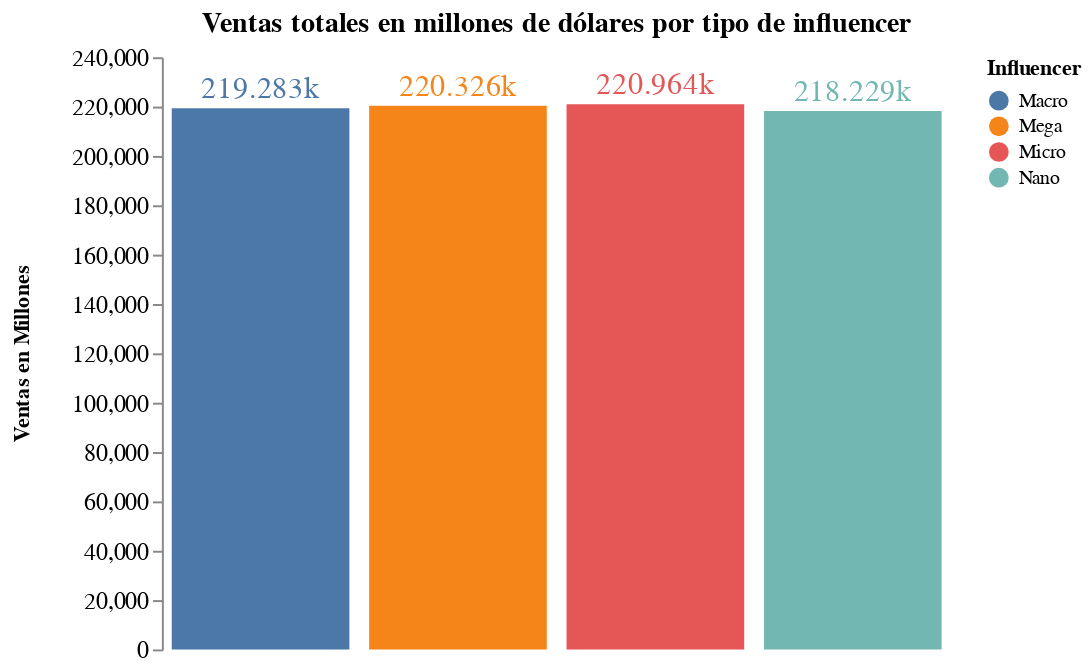

The notebook cell this image was saved under:
### Code cell
chart_01.properties(
    title = 'Ventas totales en millones de dólares por tipo de influencer',
    width = 400,
    height = 300
).configure_title(
    fontSize = 14,
    anchor = 'middle'
).configure_view(
    strokeWidth=0
)

### Figure 1 — Vega-Lite specification as saved in the notebook (floating-point values rounded to 4 significant figures)
{"config": {"view": {"continuousWidth": 400, "continuousHeight": 300, "strokeWidth": 0}, "title": {"anchor": "middle", "fontSize": 14}}, "layer": [{"mark": "bar", "encoding": {"color": {"field": "Influencer", "type": "nominal"}, "tooltip": [{"field": "Influencer", "title": "Tipo de influencer", "type": "ordinal"}, {"field": "Sales", "format": "~s", "title": "Ventas en Millones de dólares", "type": "quantitative"}], "x": {"axis": null, "field": "Influencer", "title": "", "type": "ordinal"}, "y": {"axis": {"grid": false, "labelFontSize": 12, "titleAnchor": "middle", "titlePadding": 20}, "field": "Sales", "stack": null, "title": "Ventas en Millones", "type": "quantitative"}}}, {"mark": {"type": "text", "dy": -10, "size": 15}, "encoding": {"color": {"field": "Influencer", "type": "nominal"}, "text": {"field": "Sales", "format": "~s", "type": "quantitative"}, "tooltip": [{"field": "Influencer", "title": "Tipo de influencer", "type": "ordinal"}, {"field": "Sales", "format": "~s", "title": "Ventas en Millones de dólares", "type": "quantitative"}], "x": {"axis": null, "field": "Influencer", "title": "", "type": "ordinal"}, "y": {"axis": {"grid": false, "labelFontSize": 12, "titleAnchor": "middle", "titlePadding": 20}, "field": "Sales", "stack": null, "title": "Ventas en Millones", "type": "quantitative"}}}], "data": {"name": "data-aa5331375a54805935c34b64c7e8664c"}, "height": 300, "title": "Ventas totales en millones de dólares por tipo de influencer", "width": 400, "$schema": "https://vega.github.io/schema/vega-lite/v4.17.0.json", "datasets": {"data-aa5331375a54805935c34b64c7e8664c": [{"Influencer": "Macro", "Radio": 20540.0, "TV": 61488, "Social Media": 3770.0, "Sales": 219300.0}, {"Influencer": "Mega", "Radio": 20930.0, "TV": 61846, "Social Media": 3900.0, "Sales": 220300.0}, {"Influencer": "Micro", "Radio": 20980.0, "TV": 61979, "Social Media": 3774.0, "Sales": 221000.0}, {"Influencer": "Nano", "Radio": 20500.0, "TV": 61340, "Social Media": 3733.0, "Sales": 218200.0}]}}
